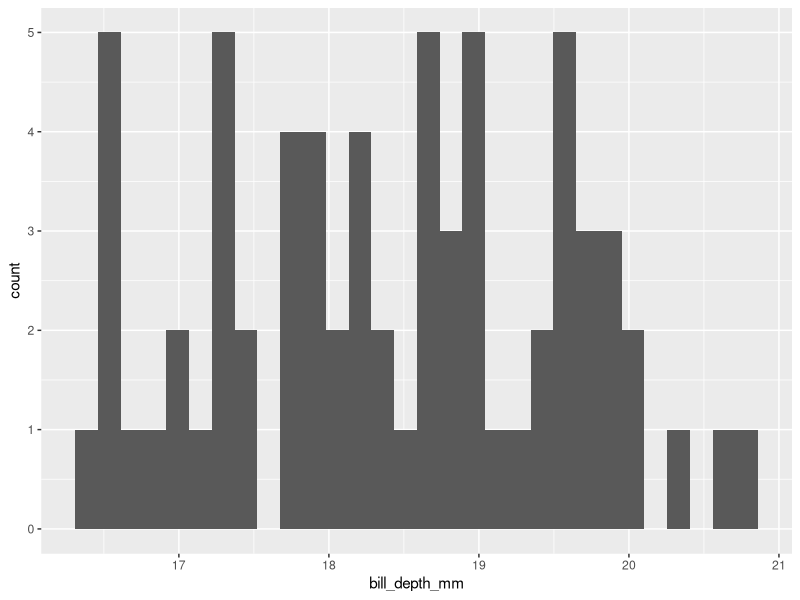
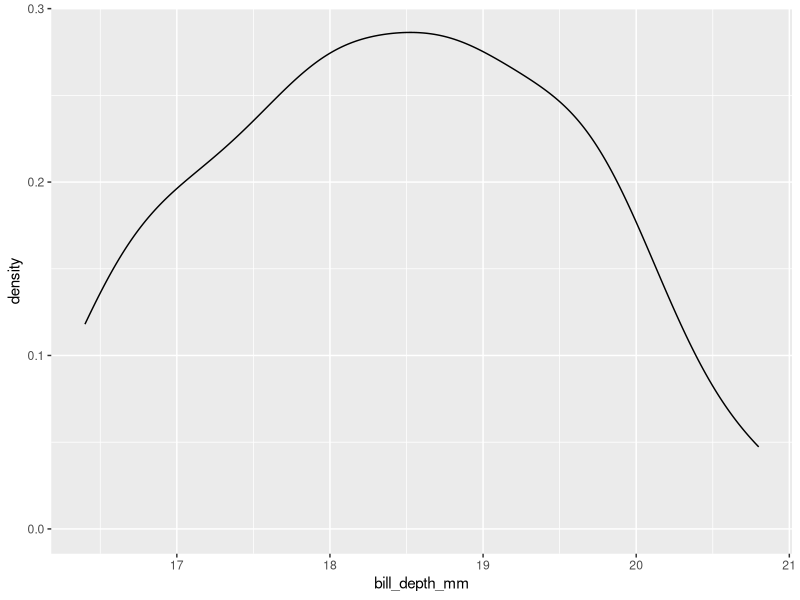
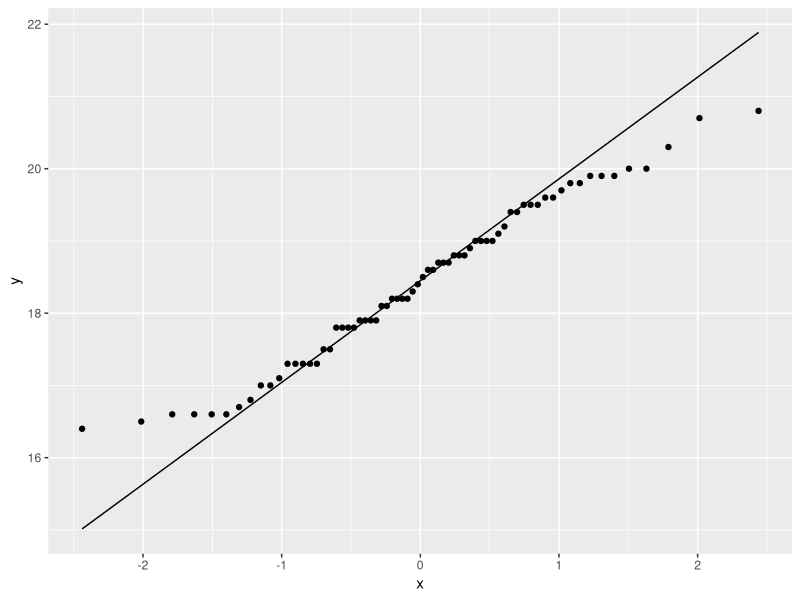
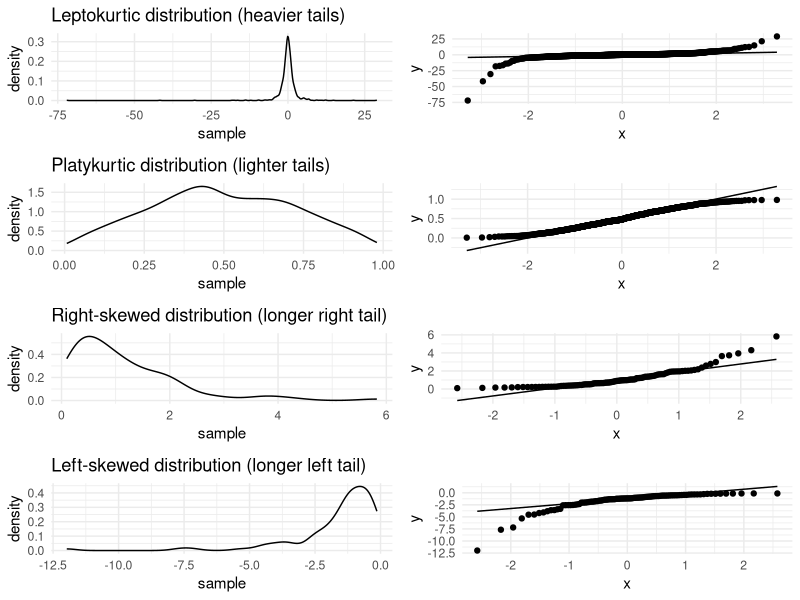

These charts were generated, in order, by the following R code:
## ---- chunk 1
library(tidyverse)
library(palmerpenguins)
## ---- chunk 2
normal_test_data <- penguins %>% 
  filter(species == "Chinstrap") %>% 
  select(bill_depth_mm)
## ---- chunk 3
summary(normal_test_data)
## ---- chunk 4
normal_test_data %>% 
  ggplot(aes(x=bill_depth_mm)) +
  geom_histogram()
## ---- chunk 5
normal_test_data %>% 
  ggplot(aes(x=bill_depth_mm)) +
  geom_density()
## ---- chunk 6
normal_test_data %>% 
  ggplot(aes(sample = bill_depth_mm)) +
  geom_qq() +
  geom_qq_line()
## ---- chunk 7
library(ggplot2)
library(gridExtra)

# Function to create Q-Q plots
create_qq_plot <- function(data, title) {
  ggplot(data.frame(sample = data), aes(sample = sample)) +
    stat_qq() +
    stat_qq_line() +
    ggtitle(title) +
    theme_minimal()
}
# Function to create density-plots
create_dens_plot <- function(data,title){
  ggplot(data.frame(sample=data), aes(x=sample))+
    geom_density() +
    ggtitle(title) +
    theme_minimal()
}

# Generating data for the four scenarios
set.seed(123)

# 1. Leptokurtic distribution (heavy tails)
data_leptokurtic <- rt(1000, df = 2)  # t-distribution with low df for heavier tails

# 2. Platykurtic distribution (lighter tails)
data_platykurtic <- rbeta(1000, 2, 2)  # beta distribution with peak


# 3. Right-skewed distribution
data_right_skewed <- rlnorm(100)  # log-normal distribution

# 4. Left-skewed distribution
data_left_skewed <- -rlnorm(100)  # negative log-normal distribution

# Create the plots
plot1 <- create_qq_plot(data_leptokurtic, "")
plot2 <- create_qq_plot(data_platykurtic, "")
plot3 <- create_qq_plot(data_right_skewed, "")
plot4 <- create_qq_plot(data_left_skewed, "")

plot1d <- create_dens_plot(data_leptokurtic, "Leptokurtic distribution (heavier tails)")
plot2d <- create_dens_plot(data_platykurtic, "Platykurtic distribution (lighter tails)")
plot3d <- create_dens_plot(data_right_skewed, "Right-skewed distribution (longer right tail)")
plot4d <- create_dens_plot(data_left_skewed, "Left-skewed distribution (longer left tail)")

# Display the plots
grid.arrange(plot1d,plot1, plot2d, plot2, plot3d, plot3, plot4d, plot4, ncol = 2)

## ---- chunk 8
library(e1071)
## ---- chunk 9
skewness(normal_test_data$bill_depth_mm, na.rm = TRUE)
## ---- chunk 10
kurtosis(normal_test_data$bill_depth_mm, na.rm = TRUE)
## ---- chunk 11
shapiro.test(normal_test_data$bill_depth_mm) 
## ---- chunk 12
mean <- mean(normal_test_data$bill_depth_mm, na.rm = TRUE)
sd <- sd(normal_test_data$bill_depth_mm, na.rm = TRUE)
ks.test(normal_test_data$bill_depth_mm, "pnorm", mean = mean, sd = sd)
## ---- chunk 13
library(nortest)
lillie.test(normal_test_data$bill_depth_mm)
## ---- chunk 14
ad.test(normal_test_data$bill_depth_mm)
